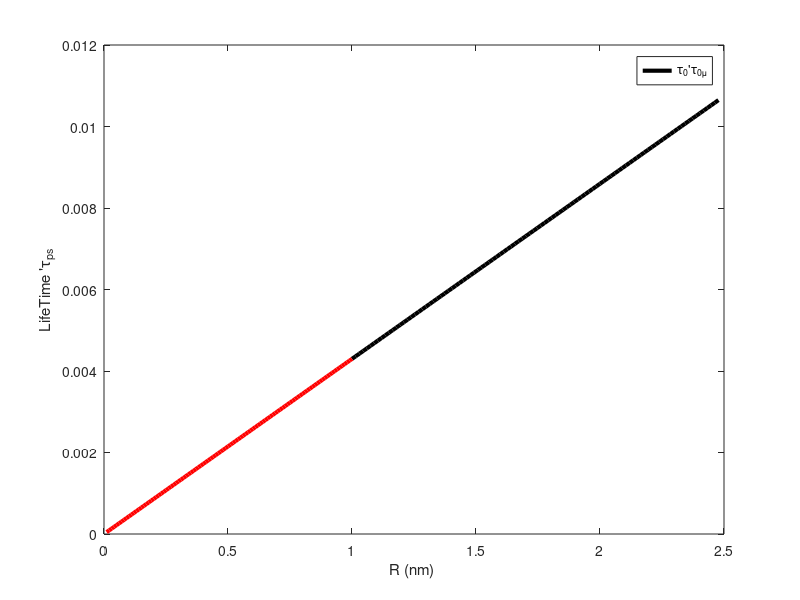

MATLAB code for this plot: (Note: this script raises an error after producing the figure.)
clear
clc


mp = 1.672623e-21;
m0 = 9.1093837e-31;
mpu = 1836 * m0;
e0 = 1.60217663e-19;
hbar = 1.054571817e-34;
h = 6.626e-34;
m0u = m0 * 206.7682830;
c = 299792458;
nano = 1e9;
pi= 3.142;
eps0 = 8.85418782e-12;
%%%%%%%%%%%%%%%%%%%%%%%%%%%%%%%%%%%%%%%%%%%%%%%%%%%%
%%%%   band parameters
%%%%%%%%%%%%%%%%%%%%%%%%%%%%%%%%%%%%%%%%%%%%%%%%%%%
meAlN = 0.25*m0;
epsAlN = 9.4;
mhAlN = 1.02*m0;
%%%%%%% electron and hole mass when using muon %%%%%%
%%%% electron %%%%
meAlNu = meAlN*206;
%%%% hole %%%%%
mhAlNu = meAlN*1836;
%%%%%%%%%% reduced mass in free space%%%%%%%%
mr0 = (m0*mp)/(m0+mp);
mr0u = 186*m0;
%%%%%%%%%%% bohr radii in free space%%%%%%%%
a0 = (4*pi*eps0*hbar^2)/(mr0*e0^2);
a0u = (4*pi*eps0*hbar^2)/(mr0u*e0^2);
%%%%%%%%%%% Energy in free space%%%%%%%%%%%%
E0 = (mr0*e0^4)/(8*eps0^2*h^2);
E0u = (mr0u*e0^4)/(8*eps0^2*h^2);
%%%%%%%%%% calculating reduced mass electronic hydrohen %%%%%%
mrAlN = (meAlN * mhAlN)/(meAlN + mhAlN);
%%%%%% mr for electrons %%%%%%%%%%
mrAlNe = mrAlN ;
%%%%%%%%%% calculating reduced mass muonic hydrogen %%%%%%
mruAlN = (meAlNu * mhAlNu)/(meAlNu + mhAlNu);
%%%%%%%%%% mr for muon%%%%%%
mrAlNu = mruAlN ;
%%%%%%% calculating electron bohr radius a0e  %%%%%%%
a0eAlN = (4*pi*eps0*epsAlN*hbar^2)/(mrAlNe*e0^2);
%%%%%%%% calculating muon bohr radius a0u %%%%%%%%%
a0uAlN = (4*pi*eps0*epsAlN*hbar^2)/(mrAlNu*e0^2);
%%%%%%%%%%%%% calculating ground state rydberg energy E0 %%%%%%%%%%%%
%%%%%%%%%% for electron E0e %%%%%%%%%%%%%%
E0eAlN = (hbar^2)/(2*mrAlNe*a0eAlN^2); 
%%%%%%%%%% for muon E0u %%%%%%%%%%%%%%%%%
E0uAlN = (hbar^2)/(2*mrAlNu*a0uAlN^2);
%%%%%%%%%%%% R for electron %%%%%%%%
ReAlN = linspace(1e-9,a0eAlN,100);
%%%%%%%%%%% R for muon %%%%%%%%
RuAlN = linspace(1e-9,a0uAlN,100);
%%%%%%%%%% E0eRe for electron %%%%%%
E0eReAlN = E0eAlN .* (a0eAlN./ReAlN).^2;
%%%%%%%%%% E0uRu for muon %%%%%%
E0uRuAlN = E0uAlN .* (a0uAlN./RuAlN).^2;

%plot(ReAlN*1e9,E0eReAlN/e0,'black', 'LineWidth',3);hold on
%plot(RuAlN*1e9,E0uRuAlN/e0,'r','LineWidth',3)
%ylabel('Confinement Energy (eV)')
%xlabel('R (nm) ')
%legend('E_0''E_0_\mu')



%%%%%%% tau in material%%%%%
tauAlNe = (ReAlN * mrAlNe)./sqrt(2*mrAlNe*E0eAlN);
tauAlNu = (RuAlN * mrAlNu)./sqrt(2*mrAlNu*E0uAlN);

%%%%plot for tau in material%%%
plot (ReAlN*1e9,tauAlNe*1e12, 'black', 'LineWidth',3);hold on
plot (RuAlN*1e9,tauAlNu*1e12, 'r', 'LineWidth',3)
ylabel('LifeTime ''\tau_p_s')
xlabel('R (nm) ')
legend('\tau_0''\tau_0_\mu')

goodplot
